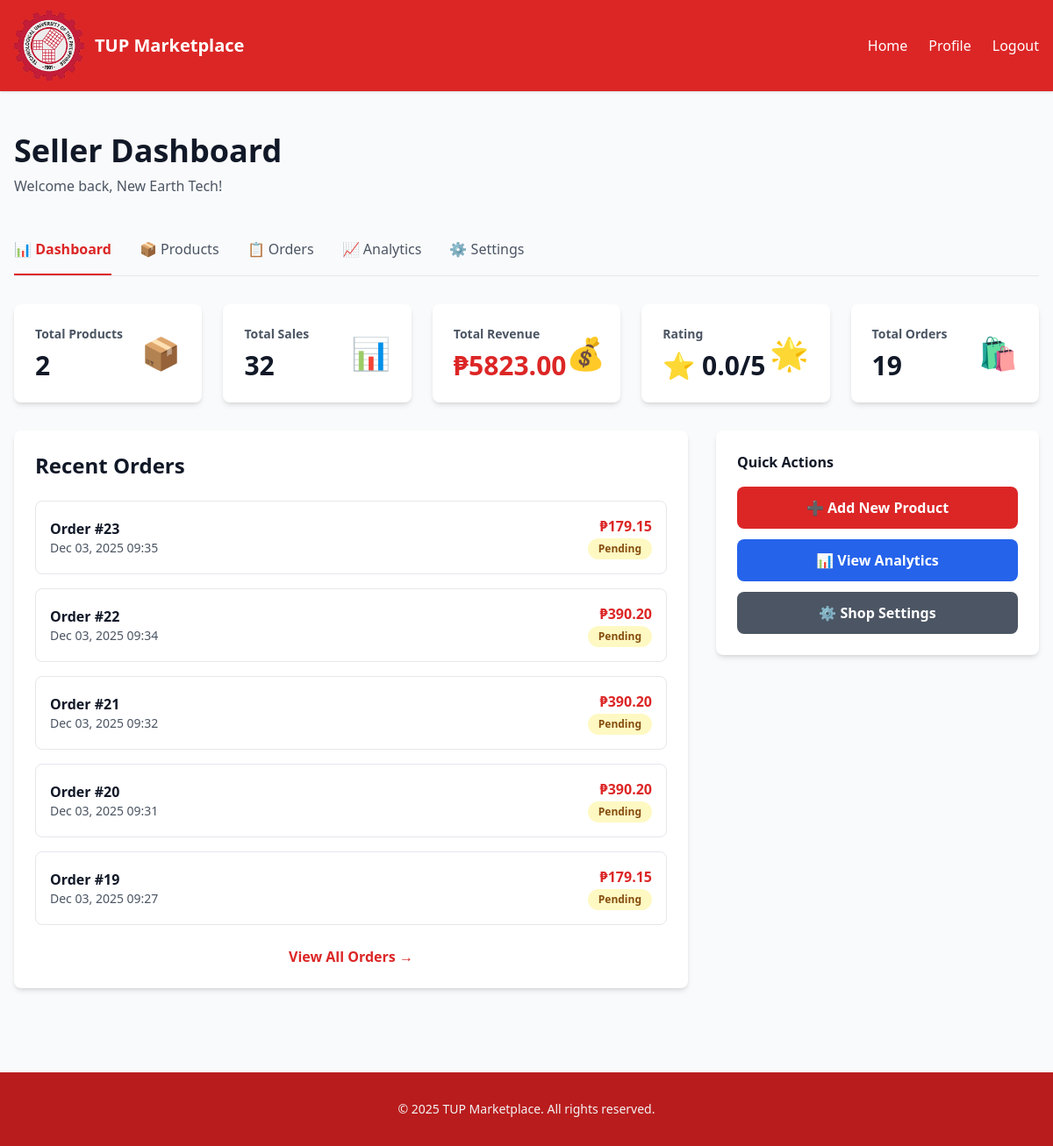
Before: /seller-dashboard/ (signed in) with the older database file.
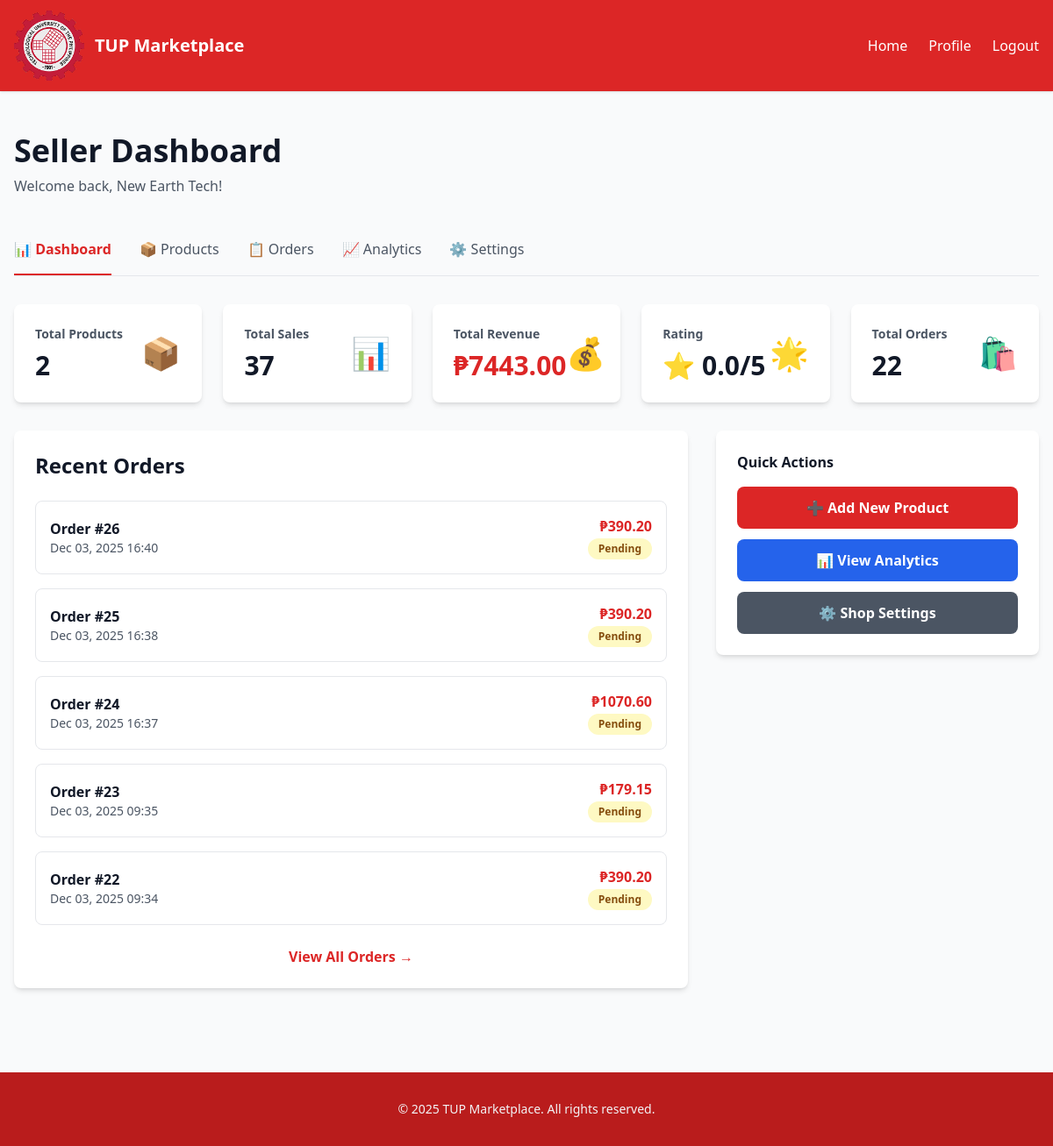
After: the same page with the newer database file.
### shop/models.py (models this page shows, shortened)
class Order(models.Model):
    STATUS_CHOICES = [
        ('pending', 'Pending'),
        ('confirmed', 'Confirmed'),
        ('shipped', 'Shipped'),
        ('delivered', 'Delivered'),
        ('cancelled', 'Cancelled'),
        ('refunded', 'Refunded'),
    ]
    user = models.ForeignKey(User, on_delete=models.CASCADE, related_name="orders")
    external_id = models.CharField(max_length=150, blank=True, null=True, unique=True)
    placed_at = models.DateTimeField(auto_now_add=True)
    total = models.DecimalField(max_digits=10, decimal_places=2, default=0)
    status = models.CharField(max_length=20, choices=STATUS_CHOICES, default='pending')
    invoice_id = models.CharField(max_length=100, blank=True, null=True)
    payment_method = models.CharField(max_length=20, blank=True, null=True)
    class Meta:
        ordering = ['-placed_at']

### shop/views.py (the view)
# urls.py: path('seller-dashboard/', views.seller_dashboard, name='seller_dashboard'),
@login_required(login_url='login')
def seller_dashboard(request):
    profile = request.user.profile
    if not profile.is_seller:
        messages.error(request, 'You must be a seller to access this page.')
        return redirect('profile')
    products = Product.objects.filter(seller=request.user)
    orders = Order.objects.filter(
        items__product__seller=request.user
    ).distinct()
    total_products = products.count()
    total_sales = profile.total_sales
    average_rating = profile.seller_rating
    order_items = OrderItem.objects.filter(product__seller=request.user)
    total_revenue = sum(float(item.line_total()) for item in order_items) if order_items else 0
    recent_orders = orders.order_by('-placed_at')[:5]
    low_stock_products = products.filter(stock__lte=5)
    context = {
        'profile': profile,
        'products': products,
        'orders': orders,
        'total_products': total_products,
        'total_sales': total_sales,
        'average_rating': average_rating,
        'total_revenue': f"{total_revenue:.2f}",
        'recent_orders': recent_orders,
        'low_stock_products': low_stock_products,
        'low_stock_count': low_stock_products.count(),
    }
    return render(request, 'shop/seller_dashboard.html', context)

### shop/models.py (called while the page is built)
    def line_total(self):
        return self.price_each * self.quantity

### shop/templates/shop/seller_dashboard.html (shortened to what the changed rows need)
{% load static %}
<!DOCTYPE html>
<html lang="en">
<head>
  <link rel="stylesheet" href="{% static 'shop/css/styles.css' %}">
</head>
<body class="bg-gray-50">
  <header class="bg-red-600 text-white shadow">
    <div class="max-w-7xl mx-auto px-4 py-3 flex items-center justify-between gap-4">
      <div class="flex items-center gap-3">
        <a href="{% url 'homepage' %}" class="flex items-center gap-3 hover:opacity-80">
          <h1 class="text-xl font-bold hidden sm:block">TUP Marketplace</h1>
        </a>
      </div>
    </div>
  </header>
  <main class="max-w-7xl mx-auto px-4 py-12">
    <div class="mb-12">
      <h1 class="text-4xl font-bold text-gray-900 mb-2">Seller Dashboard</h1>
    </div>
    <div class="grid grid-cols-1 md:grid-cols-2 lg:grid-cols-5 gap-6 mb-8">
      <div class="bg-white rounded-lg shadow-md p-6">
        <div class="flex items-center justify-between">
          <div>
            <p class="text-gray-600 text-sm font-semibold">Total Sales</p>
            <p class="text-3xl font-bold text-gray-900 mt-2">{{ total_sales }}</p>
          </div>
        </div>
      </div>
      <div class="bg-white rounded-lg shadow-md p-6">
        <div class="flex items-center justify-between">
          <div>
            <p class="text-gray-600 text-sm font-semibold">Total Revenue</p>
            <p class="text-3xl font-bold text-red-600 mt-2">₱{{ total_revenue }}</p>
          </div>
        </div>
      </div>
      <div class="bg-white rounded-lg shadow-md p-6">
        <div class="flex items-center justify-between">
          <div>
            <p class="text-gray-600 text-sm font-semibold">Total Orders</p>
            <p class="text-3xl font-bold text-gray-900 mt-2">{{ orders.count }}</p>
          </div>
        </div>
      </div>
    </div>
    <div class="grid grid-cols-1 lg:grid-cols-3 gap-8">
      <div class="lg:col-span-2">
        <div class="bg-white rounded-lg shadow-md p-6">
          <h2 class="text-2xl font-bold text-gray-900 mb-6">Recent Orders</h2>
          {% if recent_orders %}
            <div class="space-y-4">
              {% for order in recent_orders %}
                <div class="flex items-center justify-between p-4 border border-gray-200 rounded-lg hover:bg-gray-50 transition">
                  <div>
                    <p class="font-bold text-gray-900">Order #{{ order.id }}</p>
                    <p class="text-sm text-gray-600">{{ order.placed_at|date:"M d, Y H:i" }}</p>
                  </div>
                  <div class="text-right">
                    <p class="font-bold text-red-600">₱{{ order.total }}</p>
                    <span class="inline-block text-xs px-3 py-1 rounded-full font-semibold
                      {% if order.status == 'pending' %}bg-yellow-100 text-yellow-800
                      {% elif order.status == 'confirmed' %}bg-blue-100 text-blue-800
                      {% elif order.status == 'shipped' %}bg-purple-100 text-purple-800
                      {% elif order.status == 'delivered' %}bg-green-100 text-green-800
                      {% else %}bg-red-100 text-red-800{% endif %}">
                      {{ order.get_status_display }}
                    </span>
                  </div>
                </div>
              {% endfor %}
            </div>
          {% else %}
            <p class="text-center text-gray-600 py-8">No orders yet</p>
          {% endif %}
        </div>
      </div>
    </div>
  </main>
</body>
</html>

Changed rows visible on the page:
no longer on this page (row unchanged): Order: id "21", placed_at "Dec 03, 2025 09:32", total "390.20", status "Pending"
no longer on this page (row unchanged): Order: id "20", placed_at "Dec 03, 2025 09:31", total "390.20", status "Pending"
no longer on this page (row unchanged): Order: id "19", placed_at "Dec 03, 2025 09:27", total "179.15", status "Pending"
added Order: id "26", placed_at "Dec 03, 2025 16:40", total "390.20", status "Pending"
added Order: id "25", placed_at "Dec 03, 2025 16:38", total "390.20", status "Pending"
added Order: id "24", placed_at "Dec 03, 2025 16:37", total "1070.60", status "Pending"
Other visible differences:
{{ total_sales }}: "32" → "37"
{{ total_revenue }}: "5823.00" → "7443.00"
{{ orders.count }}: "19" → "22"
